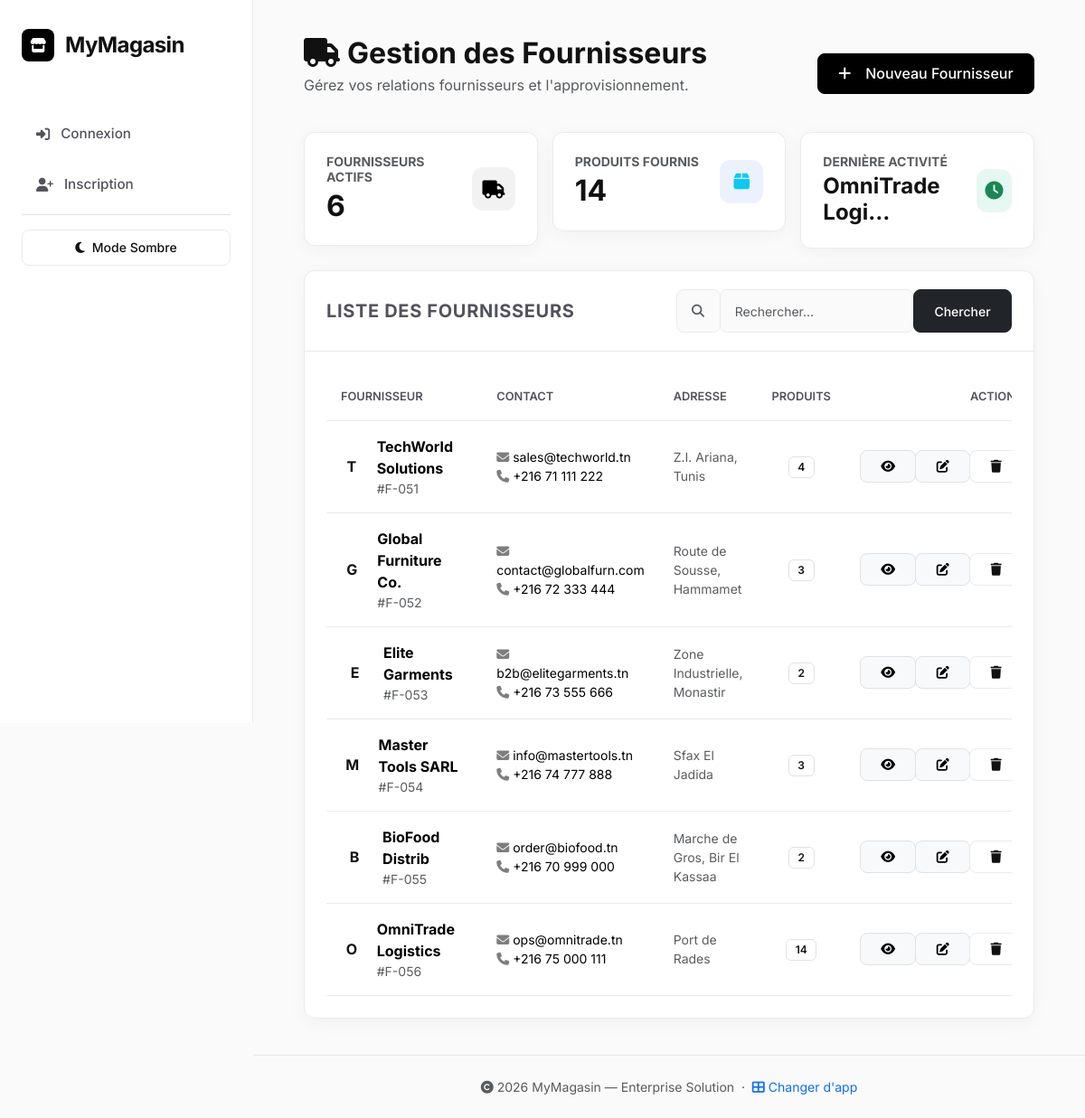
Screenshot of /magasin/fournisseurs/ with the database file from the repository.
### magasin/models.py (models this page shows, shortened)
class Fournisseur(models.Model):
    nom       = models.CharField(max_length=100)
    adresse   = models.TextField()
    email     = models.EmailField()
    telephone = models.CharField(max_length=8)
    class Meta:
        verbose_name        = 'Fournisseur'
        verbose_name_plural = 'Fournisseurs'
        ordering            = ['nom']

### magasin/views.py (the view)
# urls.py: path('fournisseurs/',                     views.FournisseurListView.as_view(),   name='fournisseurs'),
class FournisseurListView(ListView):
    model = Fournisseur
    template_name = 'magasin/fournisseurs.html'
    context_object_name = 'fournisseurs'
    paginate_by = 10
    def get_queryset(self):
        qs = Fournisseur.objects.annotate(produits_count=Count('produits_proposes'))
        search = self.request.GET.get('search', '').strip()
        if search:
            qs = qs.filter(Q(nom__icontains=search) | Q(email__icontains=search) | Q(adresse__icontains=search))
        return qs
    def get_context_data(self, **kwargs):
        context = super().get_context_data(**kwargs)
        context['search'] = self.request.GET.get('search', '').strip()
        context['total_fournisseurs'] = Fournisseur.objects.count()
        context['total_products'] = Produit.objects.count()
        context['derniere_activite'] = Fournisseur.objects.order_by('-id').first().nom if Fournisseur.objects.exists() else None
        return context

### magasin/templates/magasin/fournisseurs.html (shortened to what this page needs)
{% extends 'magasin/base.html' %}
{% load static %}
{% block content %}
<div class="fade-in">
    <div class="d-flex justify-content-between align-items-center mb-4">
        <div>
            <h2 class="mb-1 fw-bold"><i class="fas fa-truck me-2"></i>Gestion des Fournisseurs</h2>
            <p class="text-muted">Gérez vos relations fournisseurs et l'approvisionnement.</p>
        </div>
        <a href="{% url 'fournisseur_create' %}" class="btn btn-primary rounded-pill px-4">
            <i class="fas fa-plus me-2"></i>Nouveau Fournisseur
        </a>
    </div>
    <div class="row g-3 mb-4">
        <div class="col-md-4">
            <div class="card bg-white border-0 shadow-sm">
                <div class="card-body p-4">
                    <div class="d-flex justify-content-between align-items-center">
                        <div>
                            <h6 class="text-muted small text-uppercase fw-bold mb-1">Fournisseurs Actifs</h6>
                            <h2 class="mb-0 fw-bold">{{ total_fournisseurs }}</h2>
                        </div>
                        <div class="stat-icon-wrap bg-primary-light text-primary">
                            <i class="fas fa-truck fa-lg"></i>
                        </div>
                    </div>
                </div>
            </div>
        </div>
        <div class="col-md-4">
            <div class="card bg-white border-0 shadow-sm">
                <div class="card-body p-4">
                    <div class="d-flex justify-content-between align-items-center">
                        <div>
                            <h6 class="text-muted small text-uppercase fw-bold mb-1">Produits Fournis</h6>
                            <h2 class="mb-0 fw-bold">{{ total_products }}</h2>
                        </div>
                        <div class="stat-icon-wrap bg-info-light text-info">
                            <i class="fas fa-box fa-lg"></i>
                        </div>
                    </div>
                </div>
            </div>
        </div>
        <div class="col-md-4">
            <div class="card bg-white border-0 shadow-sm">
                <div class="card-body p-4">
                    <div class="d-flex justify-content-between align-items-center">
                        <div>
                            <h6 class="text-muted small text-uppercase fw-bold mb-1">Dernière Activité</h6>
                            <h2 class="mb-0 fw-bold fs-4">{{ derniere_activite|default:"Aucun"|truncatechars:15 }}</h2>
                        </div>
                        <div class="stat-icon-wrap bg-success-light text-success">
                            <i class="fas fa-clock fa-lg"></i>
                        </div>
                    </div>
                </div>
            </div>
        </div>
    </div>
    <div class="card shadow-sm border-0">
        <div class="card-header bg-white py-3">
            <div class="row align-items-center">
                <div class="col-md-6">
                    <h5 class="mb-0 fw-bold">Liste des Fournisseurs</h5>
                </div>
                <div class="col-md-6">
                    <form method="get" class="d-flex gap-2">
                        <div class="input-group input-group-sm">
                            <span class="input-group-text bg-light border-end-0"><i class="fas fa-search text-muted"></i></span>
                            <input type="text" name="search" class="form-control border-start-0 bg-light" placeholder="Rechercher..." value="{{ search }}">
                            <button class="btn btn-dark btn-sm px-3" type="submit">Chercher</button>
                        </div>
                    </form>
                </div>
            </div>
        </div>
        <div class="card-body p-0">
            <div class="table-responsive">
                <table class="table table-hover align-middle mb-0">
                    <thead class="bg-light">
                        <tr>
                            <th class="ps-4">Fournisseur</th>
                            <th>Contact</th>
                            <th>Adresse</th>
                            <th class="text-center">Produits</th>
                            <th class="text-end pe-4">Actions</th>
                        </tr>
                    </thead>
                    <tbody>
                        {% for f in fournisseurs %}
                        <tr>
                            <td class="ps-4">
                                <div class="d-flex align-items-center gap-3">
                                    <div class="avatar-circle-sm bg-light text-primary fw-bold">
                                        {{ f.nom|first|upper }}
                                    </div>
                                    <div>
                                        <div class="fw-bold">{{ f.nom }}</div>
                                        <div class="small text-muted">#F-{{ f.id|stringformat:"03d" }}</div>
                                    </div>
                                </div>
                            </td>
                            <td>
                                <div class="small"><i class="fas fa-envelope me-1 opacity-50"></i>{{ f.email }}</div>
                                <div class="small"><i class="fas fa-phone me-1 opacity-50"></i>{{ f.telephone }}</div>
                            </td>
                            <td class="small text-muted">{{ f.adresse|truncatechars:35 }}</td>
                            <td class="text-center">
                                <span class="badge bg-light text-dark border">{{ f.produits_count }}</span>
                            </td>
                            <td class="text-end pe-4">
                                <div class="btn-group">
                                    <a href="{% url 'fournisseur_detail' f.id %}" class="btn btn-sm btn-light border" title="Voir le détail">
                                        <i class="fas fa-eye"></i>
                                    </a>
                                    <a href="{% url 'fournisseur_edit' f.id %}" class="btn btn-sm btn-light border" title="Modifier">
                                        <i class="fas fa-edit"></i>
                                    </a>
                                    <button type="button" class="btn btn-sm btn-outline-danger"
                                            data-bs-toggle="modal" data-bs-target="#deleteModal{{ f.id }}" title="Supprimer">
                                        <i class="fas fa-trash"></i>
                                    </button>
                                </div>
                            </td>
                        </tr>
                        {% endfor %}
                    </tbody>
                </table>
            </div>
        </div>
    </div>
</div>
{% endblock %}

### magasin/templates/magasin/base.html (shortened to what this page needs)
{% load static %}
<!DOCTYPE html>
<html lang="fr" data-theme="light">
<head>
  <link href="https://cdn.jsdelivr.net/npm/bootstrap@5.3.2/dist/css/bootstrap.min.css" rel="stylesheet">
  <link rel="stylesheet" href="https://cdnjs.cloudflare.com/ajax/libs/font-awesome/6.4.2/css/all.min.css">
  <link rel="stylesheet" href="https://cdnjs.cloudflare.com/ajax/libs/animate.css/4.1.1/animate.min.css">
  <link rel="stylesheet" href="{% static 'css/base_v2.css' %}">
  <link href="https://cdn.jsdelivr.net/npm/tom-select@2.2.2/dist/css/tom-select.bootstrap5.min.css" rel="stylesheet">
</head>
<body class="dashboard-body">
<div class="dashboard-layout">
  {% block navbar %}
  <aside class="dashboard-sidebar">
    <div class="sidebar-inner">
      <div class="d-flex align-items-center gap-2 mb-4">
        <a class="navbar-brand d-flex align-items-center gap-2" href="{% url 'index' %}">
          <span class="brand-icon shadow-glow"><i class="fas fa-store"></i></span>
          <span class="text-gradient fw-bold h4 mb-0">MyMagasin</span>
        </a>
      </div>
      <div class="sidebar-nav">
        <ul class="navbar-nav gap-1">
          {% if request.user.is_authenticated %}
            <li class="nav-header text-muted small uppercase fw-bold mt-2 mb-1 px-3" style="font-size: 0.65rem; letter-spacing: 0.05rem;">Navigation</li>
            <li class="nav-item">
              <a class="nav-link {% if request.resolver_match.url_name == 'index' %}active{% endif %}" href="{% url 'index' %}">
                <i class="fas fa-shopping-bag"></i> Catalogue
              </a>
            </li>
            {% if request.user.is_staff or request.user.is_superuser or is_employe_user %}
            <li class="nav-header text-muted small uppercase fw-bold mt-4 mb-1 px-3" style="font-size: 0.65rem; letter-spacing: 0.05rem;">Gestion Entreprise</li>
            <li class="nav-item">
              <a class="nav-link {% if request.resolver_match.url_name == 'dashboard' %}active{% endif %}" href="{% url 'dashboard' %}">
                <i class="fas fa-chart-line"></i> Dashboard
              </a>
            </li>
            <li class="nav-item">
              <a class="nav-link {% if request.resolver_match.url_name == 'toutes_commandes' or request.resolver_match.url_name == 'commande_detail' %}active{% endif %}" href="{% url 'toutes_commandes' %}">
                <i class="fas fa-boxes"></i> Commandes Clients
              </a>
            </li>
            <li class="nav-item">
              <a class="nav-link {% if 'bdc' in request.path %}active{% endif %}" href="{% url 'bdc_liste' %}">
                <i class="fas fa-file-invoice"></i> Bons de Commande
              </a>
            </li>
            <li class="nav-item">
              <a class="nav-link {% if request.resolver_match.url_name == 'fournisseurs' %}active{% endif %}" href="{% url 'fournisseurs' %}">
                <i class="fas fa-truck"></i> Fournisseurs
              </a>
            </li>
            {% endif %}
            <li class="nav-header text-muted small uppercase fw-bold mt-4 mb-1 px-3" style="font-size: 0.65rem; letter-spacing: 0.05rem;">Mon Compte</li>
            <li class="nav-item">
              <a class="nav-link {% if request.resolver_match.url_name == 'notifications' %}active{% endif %}" href="{% url 'notifications' %}">
                <i class="fas fa-bell"></i> Notifications
                {% if unread_notifications_count > 0 %}
                    <span class="notification-dot"></span>
                {% endif %}
              </a>
            </li>
            <li class="nav-item">
              <a class="nav-link {% if request.resolver_match.url_name == 'panier_voir' %}active{% endif %}" href="{% url 'panier_voir' %}">
                <i class="fas fa-shopping-cart"></i> Mon Panier
                {% with p=request.session.panier %}{% if p %}<span class="badge bg-primary ms-auto" style="font-size:0.6rem;">{{ p|length }}</span>{% endif %}{% endwith %}
              </a>
            </li>
            <li class="nav-item">
              <a class="nav-link {% if request.resolver_match.url_name == 'mes_commandes' %}active{% endif %}" href="{% url 'mes_commandes' %}">
                <i class="fas fa-box"></i> Mes Commandes
              </a>
            </li>
            <li class="nav-item">
              <a class="nav-link {% if request.resolver_match.url_name == 'wishlist' %}active{% endif %}" href="{% url 'wishlist' %}">
                <i class="fas fa-heart"></i> Favoris
              </a>
            </li>
            <li class="nav-item">
              <a class="nav-link {% if request.resolver_match.url_name == 'profile' %}active{% endif %}" href="{% url 'profile' %}">
                <i class="fas fa-user-circle"></i> Profil
              </a>
            </li>
            <li class="nav-item mt-4">
              <a href="{% url 'logout' %}" class="nav-link text-danger">
                <i class="fas fa-sign-out-alt"></i> Déconnexion
              </a>
            </li>
          {% else %}
            <li class="nav-item">
              <a class="nav-link" href="{% url 'login' %}">
                <i class="fas fa-sign-in-alt"></i> Connexion
              </a>
            </li>
            <li class="nav-item">
              <a class="nav-link" href="{% url 'register' %}">
                <i class="fas fa-user-plus"></i> Inscription
              </a>
            </li>
          {% endif %}
          <li class="nav-item mt-auto border-top pt-3">
            <button id="themeToggle" class="btn btn-sm w-100 d-flex align-items-center justify-content-center gap-2">
              <i class="fas fa-moon" id="themeIcon"></i> <span id="themeText">Mode Sombre</span>
            </button>
          </li>
        </ul>
      </div>
    </div>
  </aside>
  {% endblock navbar %}
  <div class="dashboard-main">
  <main class="container mt-4">
    {% block content %}{% endblock %}
  </main>
  <footer class="text-center mt-auto py-4">
    <p class="text-muted small mb-0">
      <i class="fas fa-copyright"></i> {% now "Y" %} MyMagasin — Enterprise Solution
      &nbsp;·&nbsp;
      <a href="{% url 'home' %}" class="text-decoration-none"><i class="fas fa-th-large me-1"></i>Changer d'app</a>
    </p>
  </footer>
  </div>
</div>
</body>
</html>

### magasin/templates/magasin/base.html (style rules this page uses)
.nav-link { position: relative; }

### magasin/templates/magasin/fournisseurs.html (style rules this page uses)
.stat-icon-wrap { width: 48px; height: 48px; border-radius: 12px; display: flex; align-items: center; justify-content: center; }
.bg-primary-light { background: rgba(0,0,0, 0.05); }
.bg-info-light { background: rgba(59, 130, 246, 0.1); }
.bg-success-light { background: rgba(16, 185, 129, 0.1); }
.avatar-circle-sm { width: 38px; height: 38px; border-radius: 50%; display: flex; align-items: center; justify-content: center; }

### rows the page displays
Fournisseur: nom "OmniTrade Logi…", nom|first "O", nom "OmniTrade Logistics", id "056", email "ops@omnitrade.tn", telephone "+216 75 000 111", adresse "Port de Rades", produits_count "14"
Fournisseur: nom|first "T", nom "TechWorld Solutions", id "051", email "sales@techworld.tn", telephone "+216 71 111 222", adresse "Z.I. Ariana, Tunis", produits_count "4"
Fournisseur: nom|first "G", nom "Global Furniture Co.", id "052", email "contact@globalfurn.com", telephone "+216 72 333 444", adresse "Route de Sousse, Hammamet", produits_count "3"
Fournisseur: nom|first "E", nom "Elite Garments", id "053", email "b2b@elitegarments.tn", telephone "+216 73 555 666", adresse "Zone Industrielle, Monastir", produits_count "2"
Fournisseur: nom|first "M", nom "Master Tools SARL", id "054", email "info@mastertools.tn", telephone "+216 74 777 888", adresse "Sfax El Jadida", produits_count "3"
Fournisseur: nom|first "B", nom "BioFood Distrib", id "055", email "order@biofood.tn", telephone "+216 70 999 000", adresse "Marche de Gros, Bir El Kassaa", produits_count "2"

### other values shown
{{ total_fournisseurs }} "6"
{{ total_products }} "14"
